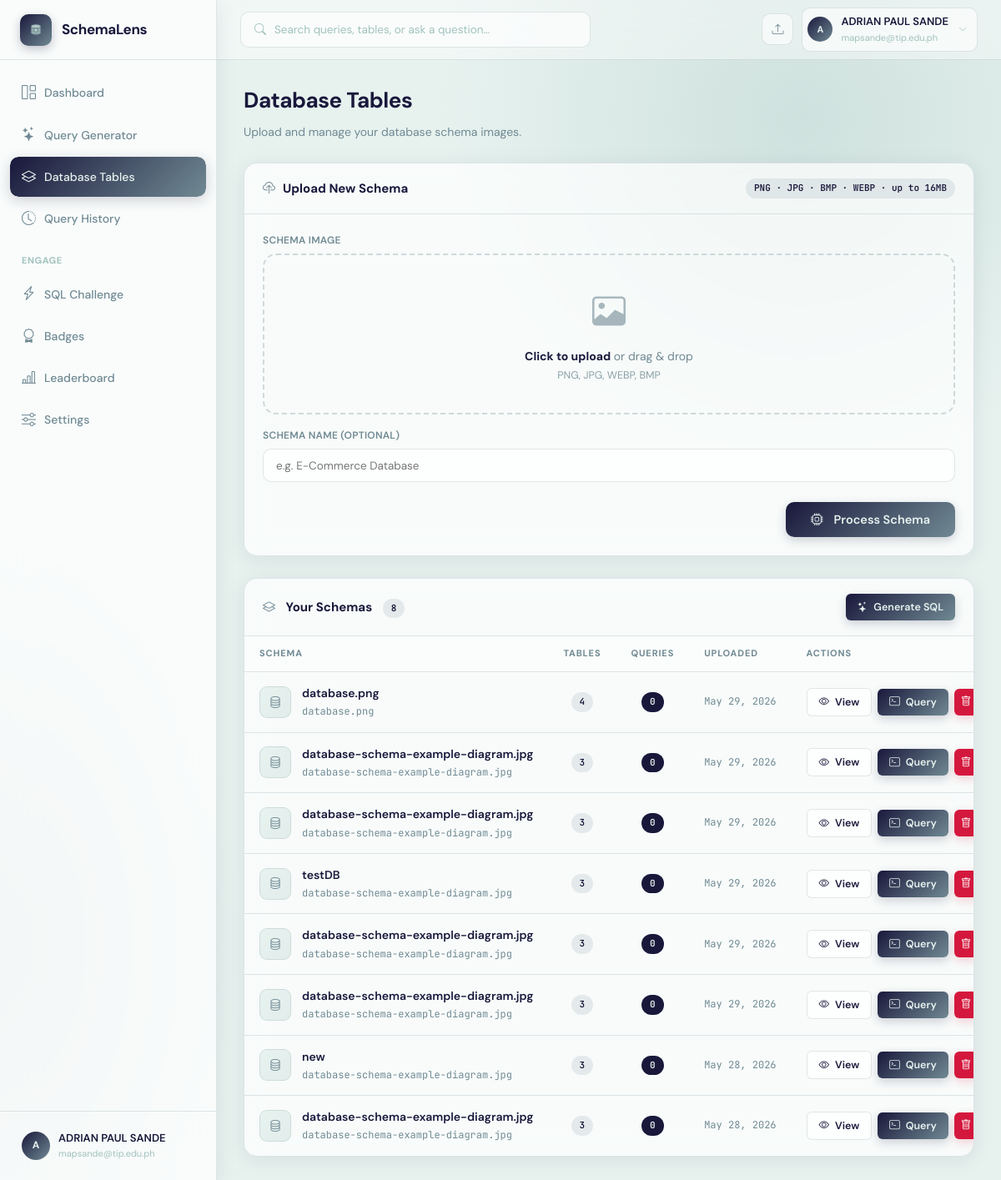
The page /schemas (signed in) on the database as committed earlier.
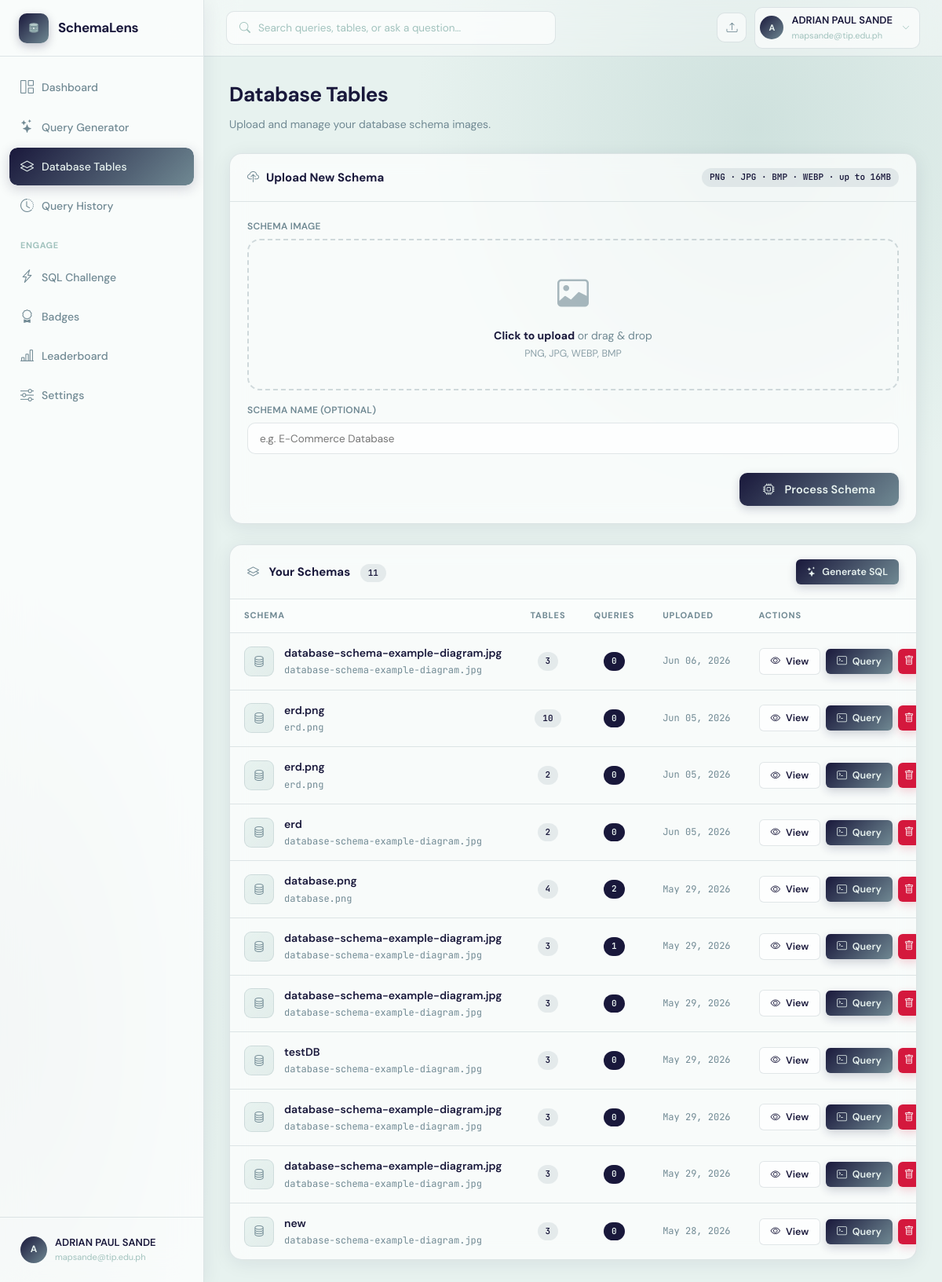
The same page on the database as committed later.
### app.py (models this page shows)
class User(UserMixin, db.Model):
    __tablename__ = "users"
    id           = db.Column(db.Integer, primary_key=True)
    name         = db.Column(db.String(120), nullable=False)
    email        = db.Column(db.String(200), unique=True, nullable=False)
    password     = db.Column(db.String(256), nullable=False)
    company      = db.Column(db.String(120), default="")
    role         = db.Column(db.String(80), default="")
    gemini_key   = db.Column(db.String(256), default="")
    last_active   = db.Column(db.DateTime, nullable=True)
    streak_days  = db.Column(db.Integer, default=0)
    created_at   = db.Column(db.DateTime, default=datetime.datetime.utcnow)
    agreement_accepted = db.Column(db.Boolean, default=False)
    agreement_accepted_at = db.Column(db.DateTime, nullable=True)
    schemas      = db.relationship("SchemaUpload", backref="owner", lazy=True,
                                   cascade="all, delete-orphan")
    queries      = db.relationship("QueryHistory", backref="owner", lazy=True,
                                   cascade="all, delete-orphan")
    badges       = db.relationship("UserBadge", backref="user", lazy=True,
                                   cascade="all, delete-orphan")
    challenges   = db.relationship("ChallengeAttempt", backref="user", lazy=True,
                                   cascade="all, delete-orphan")

class SchemaUpload(db.Model):
    __tablename__ = "schema_uploads"
    id            = db.Column(db.Integer, primary_key=True)
    user_id       = db.Column(db.Integer, db.ForeignKey("users.id"), nullable=False)
    filename      = db.Column(db.String(256), nullable=False)
    original_name = db.Column(db.String(256), nullable=False)
    schema_name   = db.Column(db.String(120), default="")
    ocr_text      = db.Column(db.Text, default="")
    parsed_schema = db.Column(db.Text, default="")   # JSON
    confirmed_schema = db.Column(db.Text, default="")  # JSON — user-confirmed/edited version
    uploaded_at   = db.Column(db.DateTime, default=datetime.datetime.utcnow)
    queries       = db.relationship("QueryHistory", backref="schema", lazy=True,
                                    cascade="all, delete-orphan")

### app.py (the view)
@app.route("/schemas")
@login_required
def schemas():
    all_schemas = SchemaUpload.query.filter_by(user_id=current_user.id)\
                  .order_by(SchemaUpload.uploaded_at.desc()).all()
    return render_template("schemas.html", schemas=all_schemas)

### app.py (called while the page is built)
@login_manager.user_loader
def load_user(user_id):
    return db.session.get(User, int(user_id))

@app.template_filter('fromjson')
def fromjson_filter(s):
    try:
        return json.loads(s) if s else {}
    except Exception:
        return {}

### templates/schemas.html (shortened to what this page needs)
{% extends "base.html" %}
{% block content %}
<div class="page-head fade-in">
  <h1>Database Tables</h1>
  <p>Upload and manage your database schema images.</p>
</div>
<div class="card mb-4 fade-in fade-in-1" style="margin-bottom:26px;">
  <div class="card-header">
    <div class="card-title">
      <i class="bi bi-cloud-upload" style="color:var(--primary-mid);margin-right:9px;"></i>Upload New Schema
    </div>
    <span class="badge badge-mid">PNG · JPG · BMP · WEBP · up to 16MB</span>
  </div>
  <div class="card-body">
    <form method="POST" action="{{ url_for('upload_schema') }}" enctype="multipart/form-data" id="uploadForm">
      <div class="upload-grid-container">
        <div>
          <label class="label" style="margin-bottom: 6px; display: block;">Schema Image</label>
          <div class="upload-zone" id="dropZone" onclick="document.getElementById('fileInput').click()" tabindex="0" role="button">
            <div class="upload-icon"><i class="bi bi-image"></i></div>
            <div class="upload-hint" id="uploadHint">
              <strong>Click to upload</strong> or drag &amp; drop<br>
              <span style="font-size:12.5px; margin-top:4px; display:block; opacity:0.8;">PNG, JPG, WEBP, BMP</span>
            </div>
          </div>
        </div>
        <div>
          <label class="label" style="margin-bottom: 6px; display: block;">Schema Name (optional)</label>
          <input type="text" name="schema_name" class="input" placeholder="e.g. E-Commerce Database" style="width: 100%; height: 40px;">
        </div>
        <div class="upload-footer-actions">
          <button type="submit" class="btn btn-primary btn-lg" id="uploadBtn" style="min-width: 180px; justify-content:center; height: 42px;">
            <i class="bi bi-cpu" style="margin-right: 6px;"></i> Process Schema
          </button>
        </div>
      </div>
    </form>
  </div>
</div>
<div class="card fade-in fade-in-2">
  <div class="card-header">
    <div class="card-title">
      <i class="bi bi-layers" style="color:var(--primary-mid);margin-right:9px;"></i>
      Your Schemas
      <span class="badge badge-mid" style="margin-left:9px;">{{ schemas|length }}</span>
    </div>
    <a href="{{ url_for('query_page') }}" class="btn btn-primary btn-sm"><i class="bi bi-stars"></i> Generate SQL</a>
  </div>
  {% if schemas %}
  <div class="table-responsive">
    <table class="schemas-table">
      <thead>
        <tr>
          <th>Schema</th>
          <th style="text-align:center; width: 90px;">Tables</th>
          <th style="text-align:center; width: 90px;">Queries</th>
          <th style="width: 130px;">Uploaded</th>
          <th style="width: 220px;">Actions</th>
        </tr>
      </thead>
      <tbody>
        {% for s in schemas %}
        <tr>
          <td>
            <div class="schema-name-cell">
              <div class="schema-icon"><i class="bi bi-database" style="color:var(--primary-mid);font-size:15px;"></i></div>
              <div>
                <div style="font-weight:600; font-size:14px; color: var(--text);">{{ s.schema_name or s.original_name }}</div>
                <div style="font-size:12px; color:var(--text-soft); font-family:var(--mono); margin-top: 2px;">{{ s.original_name }}</div>
              </div>
            </div>
          </td>
          <td style="text-align:center;">
            {% if s.parsed_schema %}
              {% set p = s.parsed_schema | fromjson %}
              <span class="badge badge-mid">{{ p.tables | length }}</span>
            {% else %}
              <span class="badge badge-light">—</span>
            {% endif %}
          </td>
          <td style="text-align:center;">
            <span class="badge badge-dark">{{ s.queries|length }}</span>
          </td>
          <td style="font-family:var(--mono); font-size:12px; color:var(--text-soft);">
            {{ s.uploaded_at.strftime('%b %d, %Y') }}
          </td>
          <td>
            <div class="actions-cell-flex">
              <a href="{{ url_for('schema_detail', schema_id=s.id) }}" class="btn btn-outline btn-sm">
                <i class="bi bi-eye"></i> View
              </a>
              <a href="{{ url_for('query_page') }}?schema_id={{ s.id }}" class="btn btn-primary btn-sm">
                <i class="bi bi-terminal"></i> Query
              </a>
              <form method="POST" action="{{ url_for('delete_schema', schema_id=s.id) }}"
                    onsubmit="return confirm('Delete this schema and all its queries?');" style="margin:0;">
                <button type="submit" class="btn btn-danger btn-sm btn-icon">
                  <i class="bi bi-trash"></i>
                </button>
              </form>
            </div>
          </td>
        </tr>
        {% endfor %}
      </tbody>
    </table>
  </div>
  {% endif %}
</div>
{% endblock %}

### templates/base.html (shortened to what this page needs)
<!DOCTYPE html>
<html lang="en">
<head>
  <link href="https://cdn.jsdelivr.net/npm/bootstrap-icons@1.11.3/font/bootstrap-icons.css" rel="stylesheet">
  <link rel="stylesheet" href="https://cdnjs.cloudflare.com/ajax/libs/highlight.js/11.9.0/styles/github-dark.min.css">
</head>
<body>
{% if current_user.is_authenticated %}
<aside class="sidebar">
  <div class="sidebar-logo">
    <a href="{{ url_for('dashboard') }}">
      <div class="logo-icon">
      </div>
      <span class="logo-text">SchemaLens</span>
    </a>
  </div>
  <nav class="sidebar-nav">
    <a href="{{ url_for('dashboard') }}" class="nav-item {% if request.endpoint=='dashboard' %}active{% endif %}">
      <i class="bi bi-grid-1x2"></i> <span>Dashboard</span>
    </a>
    <a href="{{ url_for('query_page') }}" class="nav-item {% if request.endpoint=='query_page' %}active{% endif %}">
      <i class="bi bi-stars"></i> <span>Query Generator</span>
    </a>
    <a href="{{ url_for('schemas') }}" class="nav-item {% if request.endpoint in ['schemas','schema_detail'] %}active{% endif %}">
      <i class="bi bi-layers"></i> <span>Database Tables</span>
    </a>
    <a href="{{ url_for('history') }}" class="nav-item {% if request.endpoint=='history' %}active{% endif %}">
      <i class="bi bi-clock-history"></i> <span>Query History</span>
    </a>
    <div class="nav-section">Engage</div>
    <a href="{{ url_for('challenge_page') }}" class="nav-item {% if request.endpoint=='challenge_page' %}active{% endif %}">
      <i class="bi bi-lightning-charge"></i> <span>SQL Challenge</span>
    </a>
    <a href="{{ url_for('badges_page') }}"    class="nav-item {% if request.endpoint=='badges_page' %}active{% endif %}">
      <i class="bi bi-award"></i> <span>Badges</span>
    </a>
    <a href="{{ url_for('leaderboard') }}"    class="nav-item {% if request.endpoint=='leaderboard' %}active{% endif %}">
      <i class="bi bi-bar-chart-line"></i> <span>Leaderboard</span>
    </a>
    <a href="{{ url_for('settings') }}" class="nav-item {% if request.endpoint=='settings' %}active{% endif %}">
      <i class="bi bi-sliders"></i> <span>Settings</span>
    </a>
  </nav>
  <div class="sidebar-footer">
    <div class="user-row">
      <div class="user-avatar">{{ current_user.name[0].upper() }}</div>
      <div>
        <div class="user-name">{{ current_user.name }}</div>
        <div class="user-email">{{ current_user.email[:26] }}{% if current_user.email|length > 26 %}…{% endif %}</div>
      </div>
    </div>
  </div>
</aside>
<header class="topbar">
  <div class="search-box">
    <i class="bi bi-search"></i>
    <input type="text" placeholder="Search queries, tables, or ask a question…">
  </div>
  <div class="topbar-right">
    <a href="{{ url_for('schemas') }}" class="icon-btn" title="Upload Schema"><i class="bi bi-upload"></i></a>
    <div class="user-dropdown-wrapper">
      <div class="topbar-user" id="topbarUserBtn">
        <div class="user-avatar" style="width:30px;height:30px;font-size:11px;">{{ current_user.name[0].upper() }}</div>
        <div>
          <div class="name">{{ current_user.name }}</div>
          <div class="email">{{ current_user.email[:22] }}{% if current_user.email|length>22 %}…{% endif %}</div>
        </div>
        <i class="bi bi-chevron-down" style="font-size:10px;color:var(--text-xs);margin-left:2px;"></i>
      </div>
    </div>
  </div>
</header>
<div class="main">
  <div class="page">
    {% block content %}{% endblock %}
  </div>
</div>
{% else %}
{% block auth_content %}{% endblock %}
{% endif %}
</body>
</html>

### templates/schemas.html (style rules this page uses)
.page-head { margin-bottom: 26px; }
.page-head h1 { font-size: 26px; font-weight: 700; letter-spacing: -.5px; margin-bottom: 5px; color: var(--text); }
.page-head p { font-size: 14px; color: var(--text-soft); }
.upload-grid-container { display: flex; flex-direction: column; gap: 16px; }
.upload-zone { border: 2px dashed rgba(112,137,147,0.3); border-radius: var(--radius); padding: 36px 22px; text-align: center; cursor: pointer;w background: rgba(231,242,239,0.25); transition: all .2s ease-in-out; }
.upload-icon { font-size: 40px; color: var(--primary-mid); margin-bottom: 12px; opacity: .6; }
.upload-hint { font-size: 14px; color: var(--text-soft); line-height: 1.4; }
.upload-hint strong { color: var(--primary); }
.upload-footer-actions { display: flex; justify-content: flex-end; margin-top: 8px; }
.table-responsive { width: 100%; overflow-x: auto; -webkit-overflow-scrolling: touch; }
.schemas-table { width: 100%; border-collapse: collapse; white-space: nowrap; }
.schemas-table th { text-align: left; padding: 12px 18px; font-size: 11px; font-weight: 700; color: var(--text-soft); text-transform: uppercase; letter-spacing: .08em; border-bottom: 1.5px solid var(--border); background: rgba(255,255,255,0.3); }
.schemas-table td { padding: 14px 18px; border-bottom: 1px solid var(--border); font-size: 13.5px; vertical-align: middle; }
.schemas-table tr:last-child td { border-bottom: none; }
.schema-name-cell { display: flex; align-items: center; gap: 13px; }
.schema-icon { width: 38px; height: 38px; border-radius: 9px; background: linear-gradient(135deg, var(--primary-xlight), rgba(161,194,189,0.25)); display: flex; align-items: center; justify-content: center; flex-shrink: 0; border: 1px solid var(--border); }
.actions-cell-flex { display: flex; gap: 7px; align-items: center; }
.card-header { display: flex; align-items: center; justify-content: space-between; flex-wrap: wrap; gap: 12px; }

Rows that differ between the two databases and show on the page:
removed SchemaUpload: schema_name "database-schema-example-diagram.jpg", original_name "database-schema-example-diagram.jpg", tables|length "3", queries|length "0", uploaded_at "May 28, 2026"
added SchemaUpload: schema_name "database-schema-example-diagram.jpg", original_name "database-schema-example-diagram.jpg", tables|length "3", queries|length "0", uploaded_at "Jun 06, 2026"
added SchemaUpload: schema_name "erd.png", original_name "erd.png", tables|length "10", queries|length "0", uploaded_at "Jun 05, 2026"
added SchemaUpload: schema_name "erd.png", original_name "erd.png", tables|length "2", queries|length "0", uploaded_at "Jun 05, 2026"
added SchemaUpload: schema_name "erd", original_name "database-schema-example-diagram.jpg", tables|length "2", queries|length "0", uploaded_at "Jun 05, 2026"
computed for SchemaUpload "database.png": queries|length "0" → "2"
computed for SchemaUpload (number 6 of 11 on the later page): queries|length "0" → "1"
Other text that changed with them:
{{ schemas|length }}: "8" → "11"
